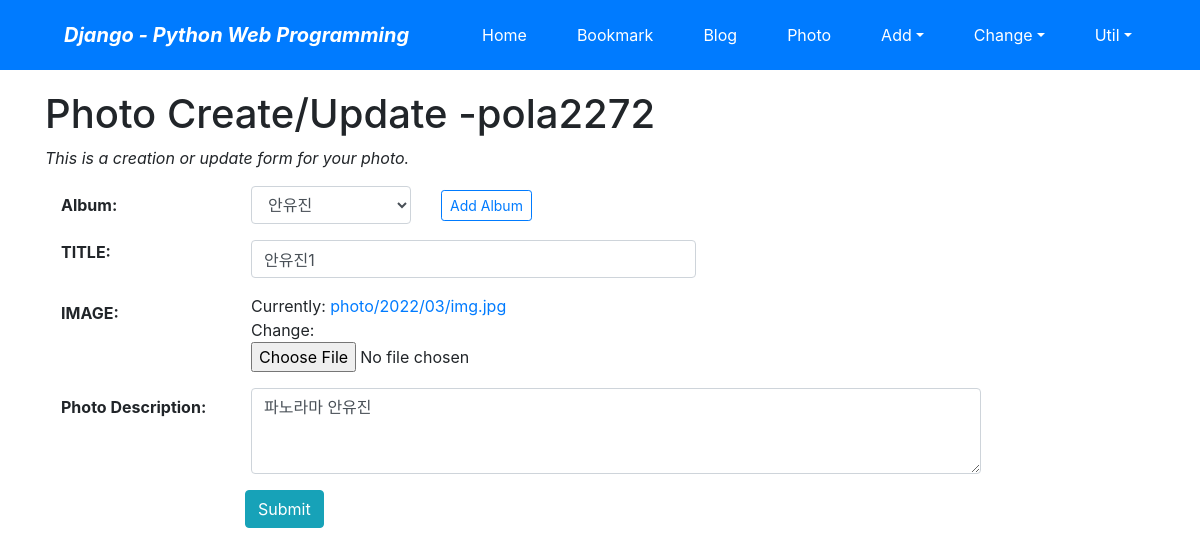
/photo/photo/12/update/ (signed in), run on the app's committed database.
### photo/models.py (models this page shows, shortened)
class Photo(models.Model):
    album = models.ForeignKey(Album, on_delete=models.CASCADE)
    title = models.CharField('TITLE', max_length=30)
    description = models.TextField('Photo Description', blank=True)
    image = models.ImageField('IMAGE', upload_to='SorlPhoto/%Y')
    upload_dt = models.DateTimeField('Upload Date', auto_now_add=True)
    owner = models.ForeignKey('auth.User', on_delete=models.CASCADE, verbose_name='OWNER', blank=True, null=True )
    class Meta:
        ordering = ('title',)

### photo/views.py (the view)
# urls.py: path('photo/<int:pk>/update/', views.PhotoUV.as_view(), name='photo_update'),
class PhotoUV(OwnerOnlyMixin, UpdateView):
    model = Photo
    fields = ('album', 'title', 'image', 'description')
    success_url = reverse_lazy('photo:index')

### mysite/views.py (called while the page is built)
    def dispatch(self, request, *args, **kwargs):
        obj = self.get_object()
        if request.user != obj.owner:
            return self.handle_no_permission
        return super().dispatch(request, *args, **kwargs)

### photo/models.py (called while the page is built)
    def __str__(self):
        return self.name

### photo/templates/photo/photo_form.html (shortened to what this page needs)
{%extends 'base.html' %}
{% load widget_tweaks %}
{% block content %}
    <h1>Photo Create/Update -{{ user }}</h1>
    <p class = "font-italic">This is a creation or update form for your photo.</p>
    {% if form.is_multipart %}
    <form enctype="multipart/form-data" action="" method="post" class-"card pt-3">
    {% else %}
    <form action="." method="post" class="card pt-3">
    {% endif %}
        <div class="form-group row">
            {{ form.album|add_label_class:"col-form-label col-sm-2 ml-3 font-weight-bold" }}
            <div class="col-sm-2">
                {{ form.album|add_class:"form-control" }}
        </div>
        <div class="col-sm-2 my-auto">
            <a href="{% url 'photo:album_add' %}" class="btn btn-outline-primary btn-sm">Add Album</a>
        </div>
    </div>
    <div class="form-group row">
        {{ form.title|add_label_class:"col-form-labe col-sm-2 ml-3 font-weight-bold" }}
        <div class="col-sm-5">
            {{ form.title|add_class:"form-control"|attr:"autofocus" }}
        </div>
    </div>
    <div class="form-group row">
        {{ form.image|add_label_class:"col-form-label col-sm-2 ml-3 font-weight-bold" }}
        <div class="col-sm-5">
            {{ form.image|add_class:"form-control-file" }}
        </div>
    </div>
    <div class="form-group row">
        {{ form.description|add_label_class:"col-form-label col-sm-2 ml-3 font-weight-bold"}}
        <div class="col-sm-8">
            {{ form.description|add_class:"form-control"|attr:"rows:3" }}
        </div>
    </div>
    <div class="form-group">
        <div class="offset-sm-2 col-sm-5">
            <input type="submit" valuse="Submit" class="btn btn-info" />
        </div>
    </div>
</form>
{% endblock %}

### data on the page
Photo: album|add_label_class "Album:", album "안유진", title|add_label_class "TITLE:", title "안유진1", image|add_label_class "IMAGE:", description|add_label_class "Photo Description:", description "파노라마 안유진"

### other printed values
{{ user }} "pola2272"
